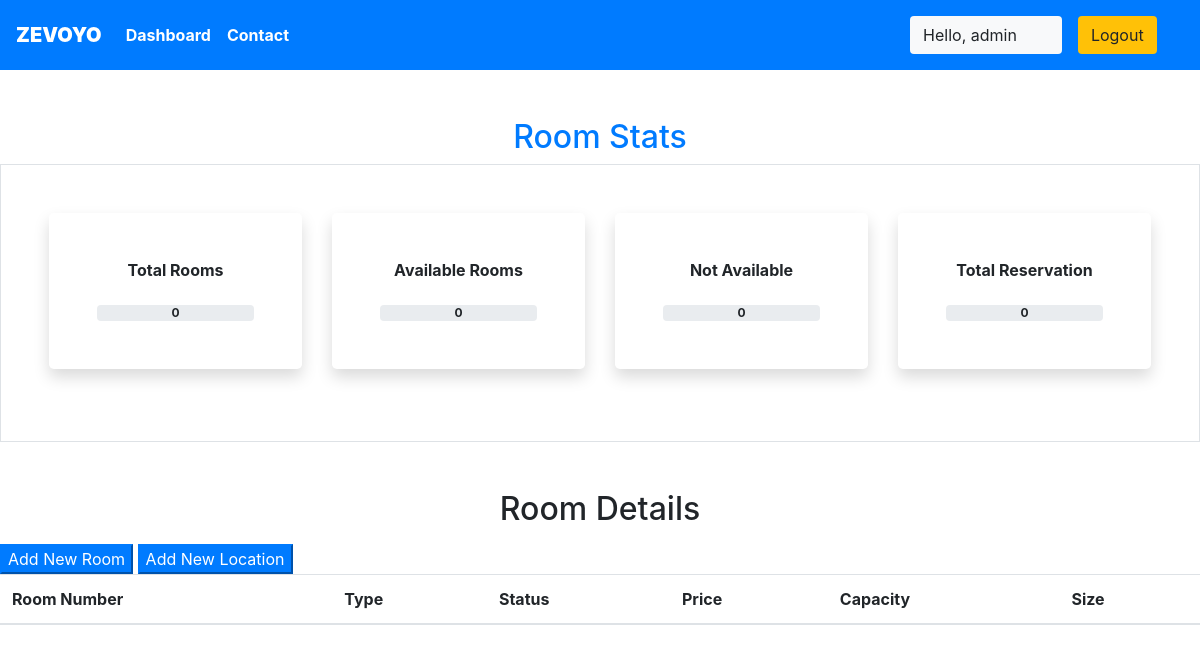
Before: /myApp/staff/dashboard/ (signed in) with the older database file.
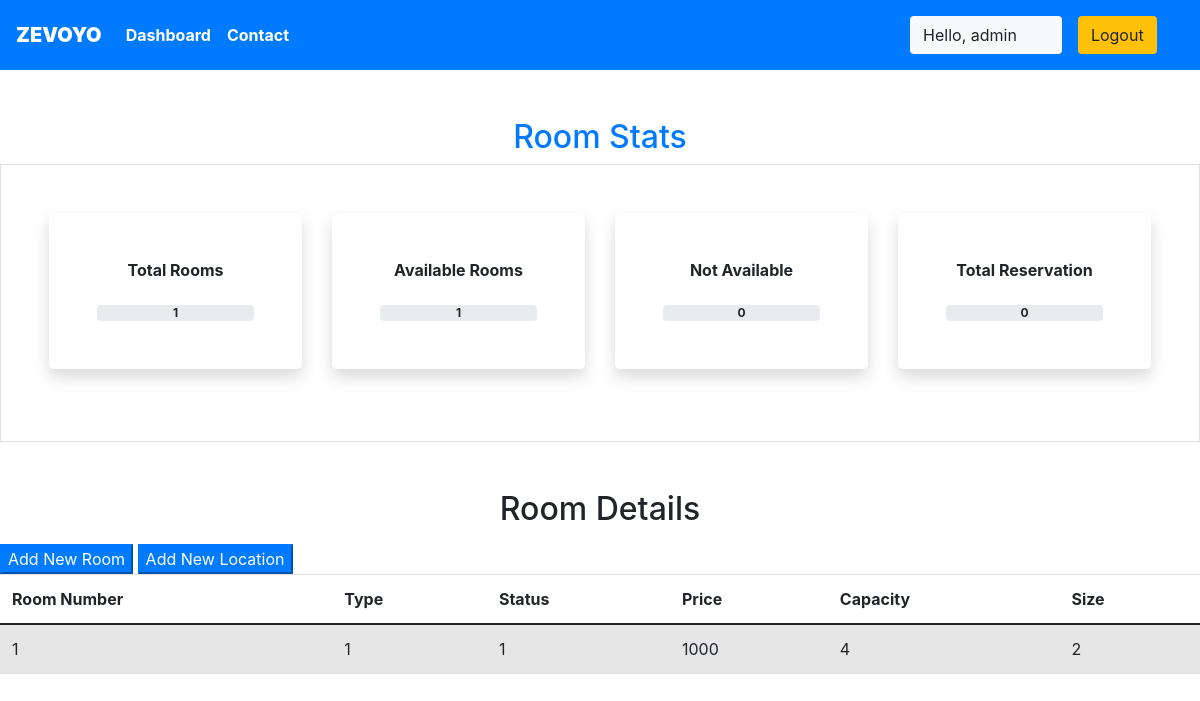
After: the same page with the newer database file.
### myApp/models.py (models this page shows, shortened)
class Rooms(models.Model):
    ROOM_STATUS = (
        ('1', 'Available'),
        ('2', 'Not Available')
    )
    RoOM_TYPE = (
        ('1', 'Premimum'),
        ('2', 'Deluxe'),
        ('3', 'Basic')
    )
    roomType = models.CharField(max_length = 50, choices = RoOM_TYPE)
    capacity = models.IntegerField()
    price = models.IntegerField()
    size = models.IntegerField()
    hotel = models.ForeignKey(Hotels, on_delete = models.CASCADE)
    status = models.CharField(choices = ROOM_STATUS, max_length = 15)
    roomNumber = models.IntegerField()

### myApp/views.py (the view)
# urls.py: path('staff/dashboard/', views.dashboard, name = 'dashboard'),
@login_required(login_url = "/staff")
def dashboard(request):
    if request.user.is_staff == False:
        return HttpResponse("Access Denied")
    rooms = Rooms.objects.all()
    totalRooms = len(rooms)
    availableRooms = len(rooms.filter(status = '1'))
    unavailableRooms = len(rooms.filter(status = '2'))
    reserved = len(Reservation.objects.all())
    hotel = Hotels.objects.values_list('location', 'id').distinct().order_by()
    response = render(request, 'staff/panel.html', {'location': hotel, 'reserved': reserved, 'rooms': rooms, 'totalRooms': totalRooms, 'available': availableRooms, 'unavailable': unavailableRooms})
    return HttpResponse(response)

### myApp/templates/staff/panel.html (shortened to what this page needs)
{% extends 'basic.html' %} {% block title %} staff panel {% endblock title %} {% block body %}
<section class="my-5">
    {% load mathfilters %}
    <h2 class="text-center text-primary">
        Room Stats
    </h2>
    <div class="container-fluid px-5 py-5 border">
        <div class="row">
            <div class="col-xl-3 col-lg-6 col-sm-12 mb-4">
                <div class="bg-white rounded-lg p-5 shadow">
                    <h2 class="h6 font-weight-bold text-center mb-4">Total Rooms</h2>
                    <div class="progress mx-auto" data-value="{{ totalRooms }}">
                        <div class="progress-value w-100 h-100 rounded-circle d-flex align-items-center justify-content-center ">
                            <div class="font-weight-bold ">{{ totalRooms }}</div>
                        </div>
                    </div>
                </div>
            </div>
            <div class="col-xl-3 col-lg-6 col-sm-12 mb-4">
                <div class="bg-white rounded-lg p-5 shadow">
                    <h2 class="h6 font-weight-bold text-center mb-4">Available Rooms</h2>
                    <div class="progress mx-auto" data-value="{{ available }}">
                        <div class="progress-value w-100 h-100 rounded-circle d-flex align-items-center justify-content-center ">
                            <div class=" font-weight-bold ">{{ available }}</div>
                        </div>
                    </div>
                </div>
            </div>
            <div class="col-xl-3 col-lg-6 col-sm-12 mb-4">
                <div class="bg-white rounded-lg p-5 shadow">
                    <h2 class="h6 font-weight-bold text-center mb-4">Not Available</h2>
                    <div class="progress mx-auto" data-value="{{ unavailable }}">
                        <div class="progress-value w-100 h-100 rounded-circle d-flex align-items-center justify-content-center ">
                            <div class="font-weight-bold">{{ unavailable }}</div>
                        </div>
                    </div>
                </div>
            </div>
            <div class="col-xl-3 col-lg-6 col-sm-12 mb-4">
                <div class="bg-white rounded-lg p-5 shadow">
                    <h2 class="h6 font-weight-bold text-center mb-4">Total Reservation</h2>
                    <div class="progress mx-auto" data-value="{{ reserved }}">
                        <div class="progress-value w-100 h-100 rounded-circle d-flex align-items-center justify-content-center ">
                            <div class="font-weight-bold ">{{ reserved }}</div>
                        </div>
                    </div>
                </div>
            </div>
        </div>
    </div>
</section>
<h2 class="text-center pb-2"> Room Details </h2>
<button class="btn-group btn-primary" data-toggle="modal" data-target="#new-room">Add New Room</button>
<button class="btn-group btn-primary" data-toggle="modal" data-target="#new-location">Add New Location</button>
<table class="table table-striped">
    <thead>
        <th>Room Number</th>
        <th>Type</th>
        <th>Status</th>
        <th>Price</th>
        <th>Capacity</th>
        <th>Size</th>
    </thead>
    {% if rooms %} {% for room in rooms %}
    <tr>
        <td> {{ room.roomNumber }} </td>
        <td> {{ room.roomType }} </td>
        <td> {{ room.status }} </td>
        <td> {{ room.price }} </td>
        <td> {{ room.capacity }} </td>
        <td> {{ room.size }} </td>
    </tr>
    {% endfor %} {% endif %}
</table>
{% endblock body %}

### myApp/templates/basic.html (shortened to what this page needs)
{% load static %}
<!DOCTYPE HTML>
<html>
<head>
    <link rel="stylesheet" href="https://use.fontawesome.com/releases/v5.7.0/css/all.css">
    <link href="https://cdn.jsdelivr.net/npm/bootstrap@5.0.0-beta3/dist/css/bootstrap.min.css" rel="stylesheet">
    <link rel="stylesheet" href="https://maxcdn.bootstrapcdn.com/bootstrap/4.5.0/css/bootstrap.min.css">
</head>
<body>
    <div class="container-fluid px-0">
        <nav class="navbar navbar-expand-lg navbar-dark bg-primary font-weight-bold">
            <a class="navbar-brand text-bold bg-black">
                <b>ZEVOYO</b>
            </a>
            <div class="collapse navbar-collapse" id="navbarSupportedContent">
                <ul class="navbar-nav mr-auto">
                    {% if user.is_staff %}
                    <li class="nav-item active">
                        <a class="nav-link text-bold" href="/myApp/staff/dashboard">Dashboard</a>
                    </li>
                    {% elif user.is_staff == False and user.is_authenticated %}
                    <li class="nav-item active">
                        <a class="nav-link text-bold" href="/user/bookings">My Bookings</a>
                    </li>
                    {% endif %}
                    <li class="nav-item active">
                        <a class="nav-link text-bold" href="/myApp/contact">Contact</a>
                    </li>
                </ul>
                {% if user.is_authenticated %}
                <button class="btn btn-group bg-light" data-toggle="modal" data-target="#forlogin">
                        Hello, {{request.user}}
                        <a href="/myApp/logout/" class="nav-link">
                            <button class="btn btn-group bg-warning" data-toggle="modal" data-target="#forlogin">
                                Logout
                            </button>
                </a>
                </button>
                {% endif %}
            </div>
        </nav>
    </div>
         {% block body %} {% endblock body %}
</body>
</html>

### myApp/templates/basic.html (style rules this page uses)
a { text-decoration: none; }

Changed rows visible on the page:
added Rooms: roomNumber "1", roomType "1", status "1", price "1000", capacity "4", size "2"
Other visible differences:
{{ totalRooms }}: "0" → "1"
{{ available }}: "0" → "1"
